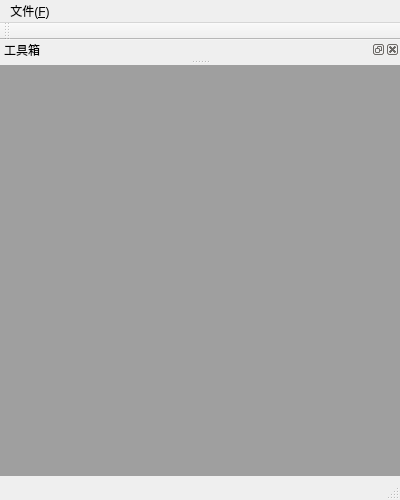
<?xml version="1.0" encoding="UTF-8"?>
<ui version="4.0">
 <class>MainWindow</class>
 <widget class="QMainWindow" name="MainWindow">
  <property name="geometry">
   <rect>
    <x>0</x>
    <y>0</y>
    <width>400</width>
    <height>500</height>
   </rect>
  </property>
  <property name="minimumSize">
   <size>
    <width>400</width>
    <height>500</height>
   </size>
  </property>
  <property name="maximumSize">
   <size>
    <width>400</width>
    <height>500</height>
   </size>
  </property>
  <property name="windowTitle">
   <string>MainWindow</string>
  </property>
  <widget class="QWidget" name="centralwidget">
   <widget class="QMdiArea" name="mdi_area">
    <property name="geometry">
     <rect>
      <x>0</x>
      <y>0</y>
      <width>400</width>
      <height>411</height>
     </rect>
    </property>
   </widget>
  </widget>
  <widget class="QMenuBar" name="menubar">
   <property name="geometry">
    <rect>
     <x>0</x>
     <y>0</y>
     <width>400</width>
     <height>21</height>
    </rect>
   </property>
   <widget class="QMenu" name="menu_F">
    <property name="title">
     <string>文件(&amp;F)</string>
    </property>
    <addaction name="separator"/>
    <addaction name="new_file"/>
    <addaction name="separator"/>
    <addaction name="show_dock"/>
   </widget>
   <addaction name="menu_F"/>
  </widget>
  <widget class="QStatusBar" name="statusbar"/>
  <widget class="QDockWidget" name="dock">
   <property name="windowTitle">
    <string>工具箱</string>
   </property>
   <attribute name="dockWidgetArea">
    <number>4</number>
   </attribute>
   <widget class="QWidget" name="dock_contents">
    <widget class="QWidget" name="verticalLayoutWidget">
     <property name="geometry">
      <rect>
       <x>30</x>
       <y>40</y>
       <width>201</width>
       <height>111</height>
      </rect>
     </property>
     <layout class="QVBoxLayout" name="vertical">
      <item>
       <widget class="QTextEdit" name="text_edit"/>
      </item>
     </layout>
    </widget>
   </widget>
  </widget>
  <widget class="QToolBar" name="toolBar">
   <property name="windowTitle">
    <string>toolBar</string>
   </property>
   <attribute name="toolBarArea">
    <enum>TopToolBarArea</enum>
   </attribute>
   <attribute name="toolBarBreak">
    <bool>false</bool>
   </attribute>
  </widget>
  <action name="new_file">
   <property name="icon">
    <iconset resource="res.qrc">
     <normaloff>:/res/folder.png</normaloff>:/res/folder.png</iconset>
   </property>
   <property name="text">
    <string>新建文件(&amp;N)</string>
   </property>
  </action>
  <action name="show_dock">
   <property name="icon">
    <iconset resource="res.qrc">
     <normaloff>:/res/list.png</normaloff>:/res/list.png</iconset>
   </property>
   <property name="text">
    <string>显示Dock(&amp;D)</string>
   </property>
   <property name="iconText">
    <string>显示Dock(D)</string>
   </property>
  </action>
 </widget>
 <resources>
  <include location="res.qrc"/>
 </resources>
 <connections/>
</ui>
